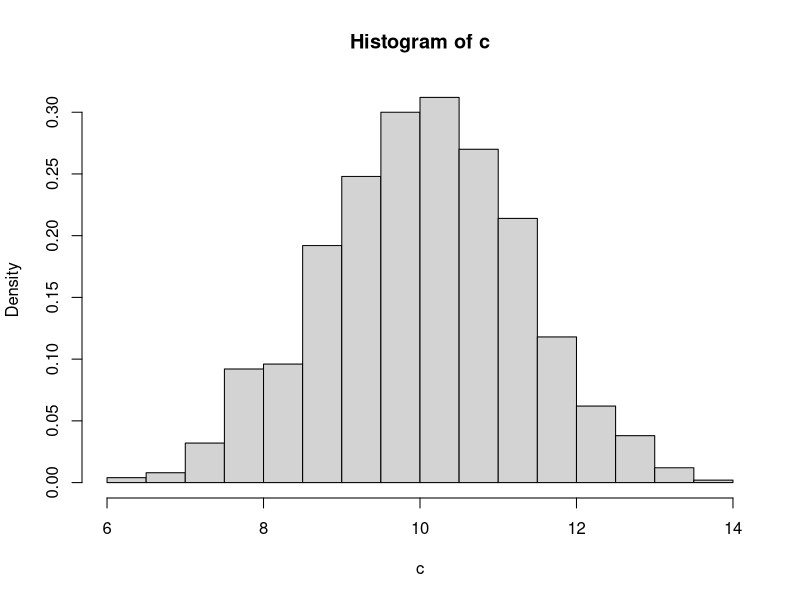

Here is the R script that generated this plot: (Note: this script raises an error after producing the figure.)
#1
c <-NULL
n=20
for (i in 1:1000) {
  x <- sum(runif(n))
  c <- append(c,x)
}
c
#a)

hist(c,freq=FALSE, breaks = 25)
m = mean(c)
v = var(c)
m;v

E(x) = n*0.5 #nach ZGWS
Var(unif) = 1/12*(1-0)^2
Var(c) = Var(unif)*n
varThe=(1/12*(1-0)^2)*n


#b)
hist(c,freq=FALSE, breaks = 25)
lines(seq(0,25,0.1),dnorm(seq(0,25,0.1), mean=10, sd=sqrt(varThe)))

#c)

library(car)
qqPlot(c)

#d)
plot(-6:6,dt((-6:6),df=1),type='l')

#e
c <-NULL
for (i in 1:1000) {
  x <- sum(rt(n=20,df=1))
  c <- append(c,x)
}
hist(c,freq=FALSE, breaks = 50)
mean(c)

#immer um null herum

#2
vs1 = NULL
vs2 = NULL
for(i in 1:1000){
  n=30
  a = rnorm(n)
  s1 =1/(n-1)*sum(a)^2
  s2= 1/n*sum(a)^2
  vs1 = append(vs1,s1)
  vs2 = append(vs2,s2)
}
hist(vs1)
hist(vs2)

mean(vs1);mean(vs2)
